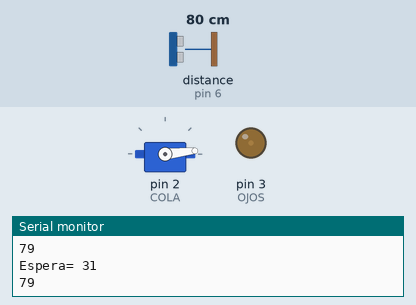
Simulated run of this sketch. Board: Arduino Uno, built with avr-gcc and run on an emulated ATmega328P. Shown: servo, output pins drawn as LEDs (lit = HIGH), the last lines printed to the serial monitor. Wiring (inferred from the names in the program): ultrasonic range finder: trigger pin 5; echo pin 6. The inputs (shaded band) are chosen by the test bench; at power-on: distance to the obstacle (sensor on pin 6) 80 cm. The echo pulse lasts 58.3 µs per cm; pins used as bus, display or sensor lines are not drawn.

Above: at 1.2 s.
1.3 s: distance to the obstacle (sensor on pin 6) set to 2 cm
At 1.9 s:
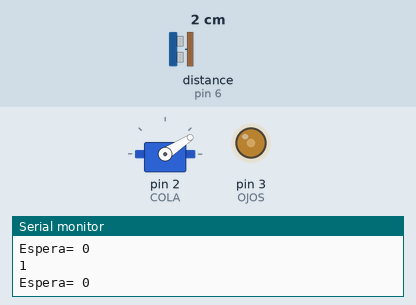
4.3 s: distance to the obstacle (sensor on pin 6) set to 60 cm
At 4.8 s:
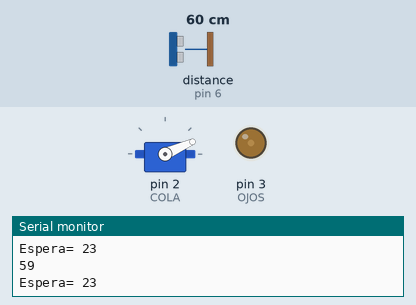
7.3 s: distance to the obstacle (sensor on pin 6) set to 96 cm
At 8.45 s:
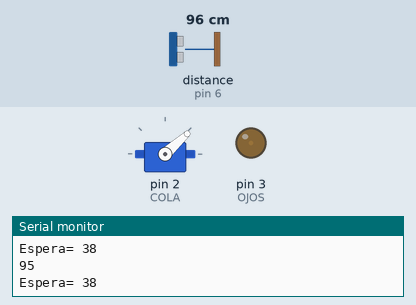
10.3 s: distance to the obstacle (sensor on pin 6) set to 107 cm
At 11.1 s:
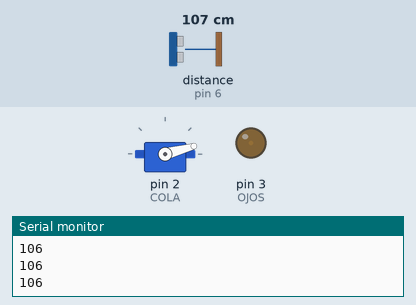
Timing chart, 0 to 12.8 s (numbered marks = the images above; inputs shaded):
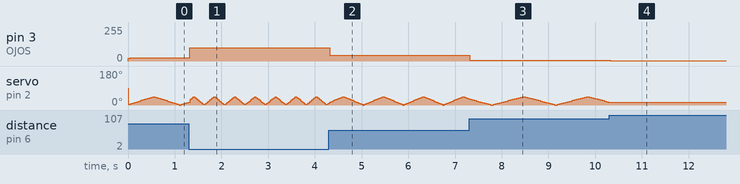

Measured:
- the behaviour switches between 101 and 102 cm on distance to the obstacle (sensor on pin 6) (found by bisection; images 3 and 4)
- after the input at 1.3 s, pin 3 (OJOS): 23/255 → 100/255 at once
- after the input at 4.3 s, pin 3 (OJOS): 100/255 → 43/255 at once
- after the input at 7.3 s, pin 3 (OJOS): 43/255 → 7/255 at once
- after the input at 10.3 s, pin 3 (OJOS): 7/255 → 2/255 at once; servo on pin 2 (COLA): stops changing and stays 15°

The sketch:

ENTREGA.ino
```cpp
#include <Servo.h>
Servo cola;

const int COLA = 2;
const int OJOS = 3;
const int TRIG = 5;
const int ECHO = 6;

int angulo;
int salto;
int espera;

int duracion;
int distancia;

void setup() {
  pinMode(OJOS, OUTPUT);
  pinMode(TRIG, OUTPUT);
  pinMode(ECHO, INPUT);
  Serial.begin(9600);

  cola.attach(COLA);
  salto = 3;
  espera = 0;

}

void loop() {

  digitalWrite(TRIG, HIGH);
  delay(1);
  digitalWrite(TRIG, LOW);

  duracion = pulseIn(ECHO, HIGH);
  distancia = duracion / 58.2;

  Serial.println(distancia);


  if (distancia <= 100 && distancia >= 0)
  {
    int brillo = map(distancia, 0, 100, 100, 2);
    analogWrite(OJOS, brillo);

    espera = map (distancia, 0, 100, 0, 40);
    angulo += salto;
    cola.write(angulo);
    if (angulo >= 45 || angulo <= 0) {salto *= -1;}
    delay(espera);

    Serial.println("Espera= " + (String)espera);
  }

  else {analogWrite(OJOS, 2);}

}
```
